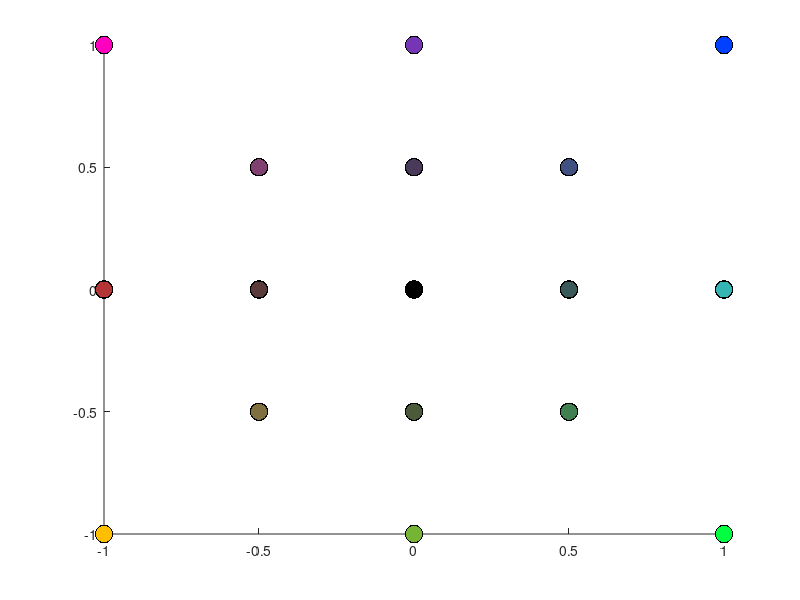

MATLAB code for this plot:
data_in = [0 0;0 1;1 0;1 1;0 -1;-1 0;-1 -1;-1 1;1 -1];
data_in = [data_in;.5 * data_in];

% make complex:
data = complex(data_in(:,1),data_in(:,2));

data_colors_hsv = [(pi+angle(data))/(2*pi) abs(data)/sqrt(2) abs(data)/sqrt(2)];
% data_colors_hsv = [(pi+angle(data))/(2*pi) abs(data)/sqrt(2) .5*ones(size(data))];
% data_colors_hsv = [(pi+angle(data))/(2*pi) abs(data)/sqrt(2) .9*ones(size(data))];
data_colors_rgb = hsv2rgb(data_colors_hsv);

figure,hold on
for k=1:length(data)
    plot(data_in(k,1),data_in(k,2),'k.','MarkerSize',40)
    plot(data_in(k,1),data_in(k,2),'.','Color',data_colors_rgb(k,:),'MarkerSize',35)
end